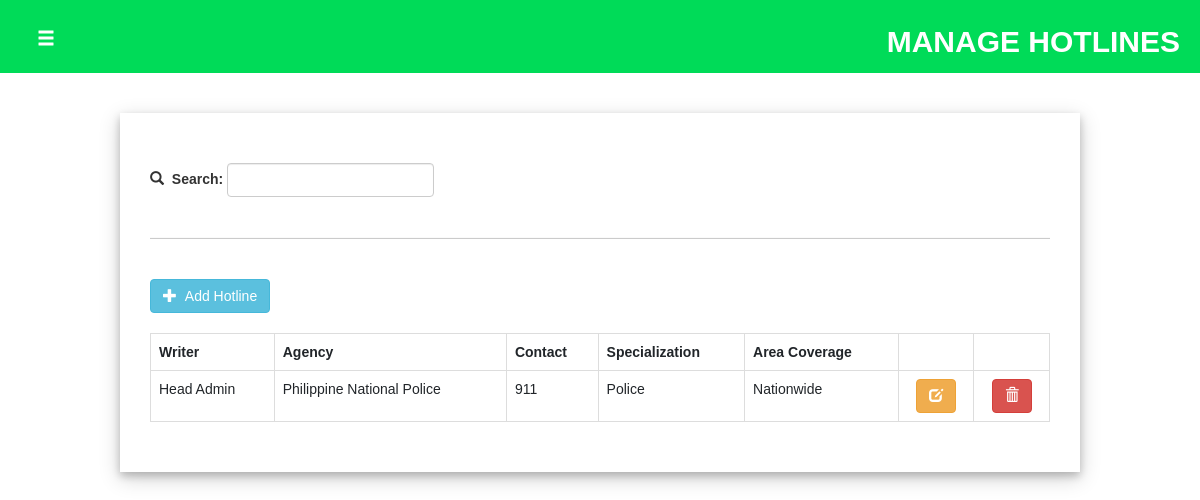
The app's page /adminside/hotlines/hotlines.php (signed in) with its own data.
### tables this page shows
CREATE TABLE `tbl_hotlines` (
  `id` int(11) NOT NULL,
  `admin_id` int(11) NOT NULL,
  `fld_agency` varchar(255) DEFAULT NULL,
  `fld_contact` varchar(255) DEFAULT NULL,
  `fld_special` varchar(255) DEFAULT NULL,
  `fld_area` varchar(255) DEFAULT NULL
);

### adminside/hotlines/hotlines.php (the view, shortened to what this page needs)
<?php
    include("../navbar.php");
    include("../connect.php");
?>
<!DOCTYPE html>
<html lang="en">
<head>
    <link rel="stylesheet" href="hotlinestyle.css">
</head>
<body>
<div class="header" id="headercontainer">
            <button type="button" class="btn btn-dark btn-lg" id="btn_menu"><span class="glyphicon glyphicon-menu-hamburger"></span></button>
            <h2 id="headertitle">MANAGE HOTLINES</h2>
        </div>
    <div id="container">
        <br><br>
        <div class='hotlinesdiv'>
            <br>
            <div class="searchdiv">
                <form action="hotlines.php" method="get">
                    <table>
                        <tr>
                            <td style="padding-top: 3px;"><span class="glyphicon glyphicon-search"></span>&nbsp;&nbsp;<label> Search: </label>&nbsp;</td>
                            <td><input type="text" class="form-control" name="search_name" onchange="this.form.submit()"> </td>
                        </tr>
                    </table>
                </form>
            </div>
            <br><hr><br>
            <div id="addbtndiv">
                <button type="button" class="btn btn-info" id="btn_add_hotline"><span class="glyphicon glyphicon-plus"></span> &nbsp;Add Hotline</button>&nbsp;
            </div>
            <table class='table table-bordered'>
                <?php
                if($admintype != "Head Admin"){
                    if(isset($_GET["search_name"])){
                        $result =  $conn->query("select * from tbl_hotlines where admin_id like '$admin_id' and fld_agency like '$_GET[search_name]%'");
                    }else{
                        $result = $conn->query("select * from tbl_hotlines where admin_id like '$admin_id'");
                    }
                    echo "<tr>
                    <th>Agency</th><th>Contact</th><th>Specialization</th><th> Area Coverage</th><th></th><th></th>
                    </tr>";
                    while($row = $result->fetch_assoc()){
                        echo "<tr>
                        <td>$row[fld_agency]</td>
                        <td>$row[fld_contact]</td>
                        <td>$row[fld_special]</td>
                        <td>$row[fld_area]</td>
                        <td style='text-align:center;'><button type='button' class='btn btn-warning' onclick=edit('$row[id]')><span class='glyphicon glyphicon-edit'></span></button></td>
                        <td style='text-align:center;'><button type='button' class='btn btn-danger' onclick=del('$row[id]')><span class='glyphicon glyphicon-trash'></span></button></td>
                        </tr>";
                    }
                }else{
                    if(isset($_GET["search_name"])){
                        $result =  $conn->query("select tbl_admin.fld_name, tbl_hotlines.id, tbl_hotlines.fld_agency, tbl_hotlines.fld_contact, tbl_hotlines.fld_special, tbl_hotlines.fld_area from tbl_hotlines, tbl_admin where tbl_hotlines.admin_id = tbl_admin.id and (tbl_hotlines.fld_agency like '$_GET[search_name]%' or tbl_admin.fld_name like '$_GET[search_name]%')");
                    }else{
                        $result = $conn->query("select tbl_admin.fld_name, tbl_hotlines.id, tbl_hotlines.fld_agency, tbl_hotlines.fld_contact, tbl_hotlines.fld_special, tbl_hotlines.fld_area from tbl_hotlines, tbl_admin where tbl_hotlines.admin_id = tbl_admin.id");
                    }
                    echo "<tr>
                    <th>Writer</th><th>Agency</th><th>Contact</th><th>Specialization</th><th> Area Coverage</th><th></th><th></th>
                    </tr>";
                    while($row = $result->fetch_assoc()){
                        echo "<tr>
                        <td>$row[fld_name]</td>
                        <td>$row[fld_agency]</td>
                        <td>$row[fld_contact]</td>
                        <td>$row[fld_special]</td>
                        <td>$row[fld_area]</td>
                        <td style='text-align:center;'><button type='button' class='btn btn-warning' onclick=edit('$row[id]')><span class='glyphicon glyphicon-edit'></span></button></td>
                        <td style='text-align:center;'><button type='button' class='btn btn-danger' onclick=del('$row[id]')><span class='glyphicon glyphicon-trash'></span></button></td>
                        </tr>";
                    }
                }
                ?>
            </table>
        </div>
    </div>
</body>
</html>

### adminside/hotlines/hotlinestyle.css (style rules this page uses)
body { background-color: white; }
#container { height:auto; }
#headercontainer { width: 100%; background-color: #00DB58; color: white; padding: 5px; padding-left: 20px; padding-right: 20px; overflow: hidden; }
#btn_menu { float: left; background-color: transparent; transform: translateY(25%); }
#headertitle { float: right; font-weight: bold; }
#addbtndiv { padding-bottom: 20px; }
.hotlinesdiv { background-color: white; padding: 30px; margin-top: 20px; margin-bottom: 20px; margin: 0 auto; width: 80%; box-shadow: 0 4px 8px 0 rgba(0, 0, 0, 0.2), 0 6px 20px 0 rgba(0, 0, 0, 0.19); overflow: auto; }

### adminside/navbar.php (style rules this page uses)
body { margin: 0; font-family: Arial, Helvetica, sans-serif; }

### records on screen
tbl_hotlines: admin.fld_name "Head Admin", fld_agency "Philippine National Police", fld_contact "911", fld_special "Police", fld_area "Nationwide"
